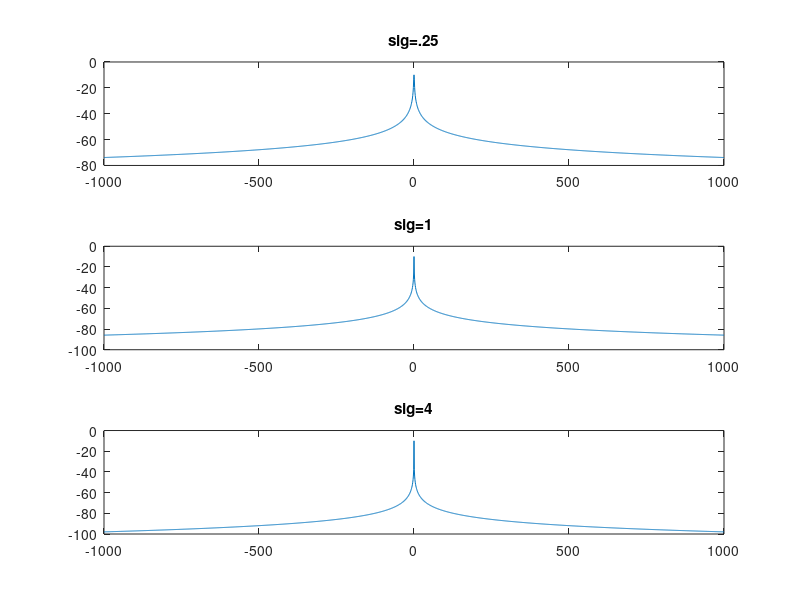

Write MATLAB code to recreate this figure.
a=1/pi.^2;


f=-1000:1000;
sig=.25;
g1=a./(1+1j*sig*2*pi*f-4*sig.^2*pi.^2*f.^2);
db1=10*log10(g1);
subplot(3,1,1), plot(f,db1);
title('sig=.25');

sig2=1;
g2=a./(1+1j*sig2*2*pi*f-4*sig2.^2*pi.^2*f.^2);
db2=10*log10(g2);
subplot(3,1,2), plot(f,db2);
title('sig=1');

sig3=4;
g3=a./(1+1j*sig3*2*pi*f-4*sig3.^2*pi.^2*f.^2);
db3=10*log10(g3);
subplot(3,1,3), plot(f,db3);
title('sig=4');
